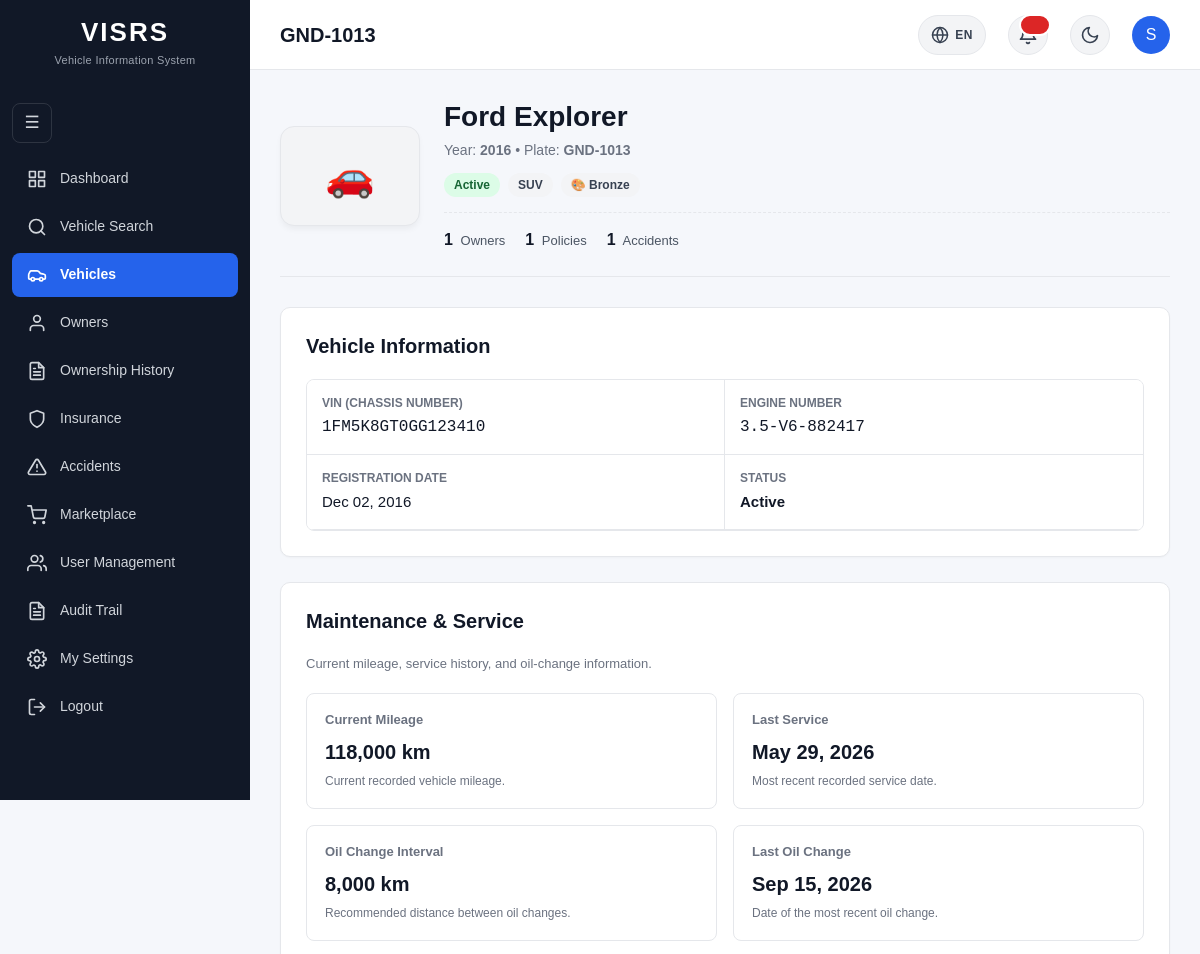
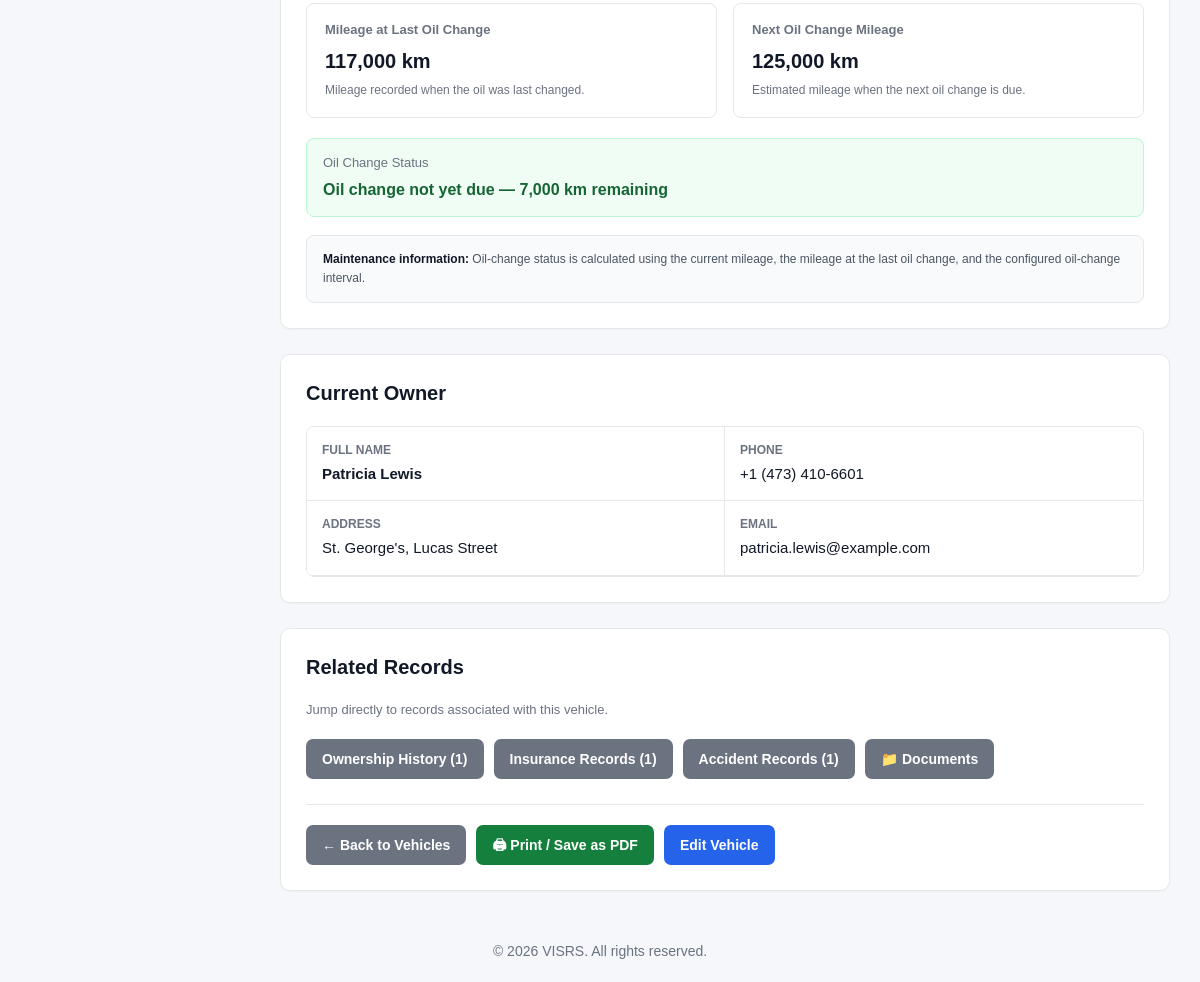
Screenshot of /vehicles/view.php?id=26 (signed in) with the database file from the repository (2 pictures, top to bottom).
### tables this page shows
CREATE TABLE `vehicles` (
  `VehicleID` int(11) NOT NULL,
  `PlateNumber` varchar(20) NOT NULL,
  `VIN` varchar(50) NOT NULL,
  `OwnerID` int(11) NOT NULL,
  `SellerID` int(11) DEFAULT NULL,
  `Make` varchar(100) NOT NULL,
  `Model` varchar(100) NOT NULL,
  `VehicleYear` year(4) NOT NULL,
  `Mileage` int(10) UNSIGNED DEFAULT NULL,
  `LastServiceDate` date DEFAULT NULL,
  `OilChangeIntervalKm` int(10) UNSIGNED DEFAULT NULL,
  `LastOilChangeDate` date DEFAULT NULL,
  `LastOilChangeMileage` int(10) UNSIGNED DEFAULT NULL,
  `Color` varchar(50) DEFAULT NULL,
  `VehicleType` varchar(50) DEFAULT NULL,
  `EngineNumber` varchar(100) DEFAULT NULL,
  `RegistrationDate` date DEFAULT NULL,
  `Status` enum('Active','Inactive','Stolen','Sold') NOT NULL DEFAULT 'Active',
  `CreatedAt` timestamp NOT NULL DEFAULT current_timestamp()
);

CREATE TABLE `owners` (
  `OwnerID` int(11) NOT NULL,
  `UserID` int(11) DEFAULT NULL,
  `FirstName` varchar(100) NOT NULL,
  `LastName` varchar(100) NOT NULL,
  `Address` varchar(255) DEFAULT NULL,
  `Phone` varchar(30) DEFAULT NULL,
  `Email` varchar(150) DEFAULT NULL,
  `CreatedAt` timestamp NOT NULL DEFAULT current_timestamp()
);

### vehicles/view.php (the view, shortened to what the rows shown need)
<?php
require_once __DIR__ . "/../includes/database.php";
require_once __DIR__ . "/../includes/functions.php";
$vehicleID = isset($_GET["id"])
    ? (int) $_GET["id"]
    : 0;
$stmt = $pdo->prepare("
    SELECT
        v.VehicleID,
        v.PlateNumber,
        v.VIN,
        v.OwnerID,
        v.SellerID,
        v.Make,
        v.Model,
        v.VehicleYear,
        v.Mileage,
        v.LastServiceDate,
        v.OilChangeIntervalKm,
        v.LastOilChangeDate,
        v.LastOilChangeMileage,
        v.Color,
        v.VehicleType,
        v.EngineNumber,
        v.RegistrationDate,
        v.Status,
        o.FirstName AS OwnerFirstName,
        o.LastName AS OwnerLastName,
        o.Address AS OwnerAddress,
        o.Phone AS OwnerPhone,
        o.Email AS OwnerEmail,
        o.UserID AS OwnerUserID
    FROM vehicles v
    INNER JOIN owners o
        ON v.OwnerID = o.OwnerID
    WHERE v.VehicleID = ?
    LIMIT 1
");
$stmt->execute([
    $vehicleID
]);
$vehicle = $stmt->fetch();
    ?>
        <?php
$currentMileage = $vehicle["Mileage"] !== null
    ? (int) $vehicle["Mileage"]
    : null;
$oilInterval = $vehicle["OilChangeIntervalKm"] !== null
    ? (int) $vehicle["OilChangeIntervalKm"]
    : null;
$lastOilMileage = $vehicle["LastOilChangeMileage"] !== null
    ? (int) $vehicle["LastOilChangeMileage"]
    : null;
$mileageUntilOilChange = null;
if (
    $currentMileage !== null &&
    $lastOilMileage !== null &&
    $oilInterval !== null &&
    $oilInterval > 0
) {
    $nextOilChangeMileage =
        $lastOilMileage + $oilInterval;
    $mileageUntilOilChange =
        $nextOilChangeMileage - $currentMileage;
}
$oilChangeStatus = "Not enough information";
if ($mileageUntilOilChange !== null) {
    if ($mileageUntilOilChange <= 0) {
        $oilChangeStatus =
            "Oil change due";
    } elseif ($mileageUntilOilChange <= 1000) {
        $oilChangeStatus =
            "Oil change approaching";
    } else {
        $oilChangeStatus =
            "Oil change not yet due";
    }
}
$statusClass = "status-inactive";
if ($vehicle["Status"] === "Active") $statusClass = "status-active";
require_once "../includes/head.php";
?>
<body>
<div class="layout">
    <?php
    include __DIR__ . "/../includes/sidebar.php";
    ?>
    <main class="main-content">
        <main class="content">
            <div class="profile-header">
                <div class="profile-info">
                    <h1><?= htmlspecialchars($vehicle["Make"] . " " . $vehicle["Model"]) ?></h1>
                    <p class="profile-meta">
                        Year: <strong><?= htmlspecialchars($vehicle["VehicleYear"]) ?></strong> &bull;
                        Plate: <strong><?= htmlspecialchars($vehicle["PlateNumber"]) ?></strong>
                    </p>
                    <div class="profile-tags">
                        <span class="status-badge <?= $statusClass ?>">
                            <?= htmlspecialchars($vehicle["Status"]) ?>
                        </span>
                        <?php if (!empty($vehicle["VehicleType"])): ?>
                            <span class="user-role user-role-default">
                                <?= htmlspecialchars($vehicle["VehicleType"]) ?>
                            </span>
                        <?php endif; ?>
                        <?php if (!empty($vehicle["Color"])): ?>
                            <span class="user-role user-role-default">
                                🎨 <?= htmlspecialchars($vehicle["Color"]) ?>
                            </span>
                        <?php endif; ?>
                    </div>
                    <div class="profile-quick-stats">
                        <div class="profile-stat">
                        </div>
                        <div class="profile-stat">
                        </div>
                        <div class="profile-stat">
                        </div>
                    </div>
                </div>
            </div>
            <section class="card">
                <h2>Vehicle Information</h2>
                <div class="detail-grid">
                    <div class="detail-item">
                        <span class="detail-label">VIN (Chassis Number)</span>
                        <div class="detail-value" style="font-family: monospace; font-size: 16px;">
                            <?= htmlspecialchars($vehicle["VIN"]) ?>
                        </div>
                    </div>
                    <div class="detail-item">
                        <span class="detail-label">Engine Number</span>
                        <div class="detail-value" style="font-family: monospace; font-size: 16px;">
                            <?= htmlspecialchars($vehicle["EngineNumber"] ?: "Not provided") ?>
                        </div>
                    </div>
                    <div class="detail-item">
                        <span class="detail-label">Registration Date</span>
                        <div class="detail-value">
                            <?= $vehicle["RegistrationDate"] ? htmlspecialchars(formatDate($vehicle["RegistrationDate"])) : "Not provided" ?>
                        </div>
                    </div>
                    <div class="detail-item">
                        <div class="detail-value">
                            <strong><?= htmlspecialchars($vehicle["Status"]) ?></strong>
                        </div>
                    </div>
                </div>
            </section>
            <section class="card maintenance-section">
                <h2>Maintenance & Service</h2>
                <div class="maintenance-grid">
                    <div class="maintenance-card">
                        <h3>Current Mileage</h3>
                        <div class="maintenance-card-value">
                            <?php if ($currentMileage !== null): ?>
                                <?= number_format($currentMileage) ?> km
                            <?php else: ?>
                                Not provided
                            <?php endif; ?>
                        </div>
                        <div class="maintenance-card-help">
                            Current recorded vehicle mileage.
                        </div>
                    </div>
                    <div class="maintenance-card">
                        <h3>Last Service</h3>
                        <div class="maintenance-card-value">
                            <?= $vehicle["LastServiceDate"]
                                ? htmlspecialchars(formatDate($vehicle["LastServiceDate"]))
                                : "Not provided"
                            ?>
                        </div>
                        <div class="maintenance-card-help">
                            Most recent recorded service date.
                        </div>
                    </div>
                    <div class="maintenance-card">
                        <h3>Oil Change Interval</h3>
                        <div class="maintenance-card-value">
                            <?php if ($oilInterval !== null): ?>
                                <?= number_format($oilInterval) ?> km
                            <?php else: ?>
                                Not provided
                            <?php endif; ?>
                        </div>
                        <div class="maintenance-card-help">
                            Recommended distance between oil changes.
                        </div>
                    </div>
                    <div class="maintenance-card">
                        <h3>Last Oil Change</h3>
                        <div class="maintenance-card-value">
                            <?= $vehicle["LastOilChangeDate"]
                                ? htmlspecialchars(formatDate($vehicle["LastOilChangeDate"]))
                                : "Not provided"
                            ?>
                        </div>
                        <div class="maintenance-card-help">
                            Date of the most recent oil change.
                        </div>
                    </div>
                    <div class="maintenance-card">
                        <h3>Mileage at Last Oil Change</h3>
                        <div class="maintenance-card-value">
                            <?php if ($lastOilMileage !== null): ?>
                                <?= number_format($lastOilMileage) ?> km
                            <?php else: ?>
                                Not provided
                            <?php endif; ?>
                        </div>
                        <div class="maintenance-card-help">
                            Mileage recorded when the oil was last changed.
                        </div>
                    </div>
                    <div class="maintenance-card">
                        <h3>Next Oil Change Mileage</h3>
                        <div class="maintenance-card-value">
                            <?php if ($lastOilMileage !== null && $oilInterval !== null && $oilInterval > 0): ?>
                                <?= number_format($lastOilMileage + $oilInterval) ?> km
                            <?php else: ?>
                                Not available
                            <?php endif; ?>
                        </div>
                        <div class="maintenance-card-help">
                            Estimated mileage when the next oil change is due.
                        </div>
                    </div>
                </div>
                <?php
                $oilStatusClass = "";
                if ($mileageUntilOilChange !== null) {
                    if ($mileageUntilOilChange <= 0) {
                        $oilStatusClass = "maintenance-status-due";
                    } elseif ($mileageUntilOilChange <= 1000) {
                        $oilStatusClass = "maintenance-status-warning";
                    } else {
                        $oilStatusClass = "maintenance-status-ok";
                    }
                }
                ?>
                <div class="maintenance-status <?= $oilStatusClass ?>">
                    <div class="maintenance-status-title">Oil Change Status</div>
                    <div class="maintenance-status-value">
                        <?= htmlspecialchars($oilChangeStatus) ?>
                        <?php if ($mileageUntilOilChange !== null && $mileageUntilOilChange > 0): ?>
                            — <?= number_format($mileageUntilOilChange) ?> km remaining
                        <?php endif; ?>
                    </div>
                </div>
            </section>
            <section class="card" style="margin-top:20px;">
                <h2>Current Owner</h2>
                <div class="detail-grid">
                    <div class="detail-item">
                        <div class="detail-value">
                            <strong><?= htmlspecialchars($vehicle["OwnerFirstName"] . " " . $vehicle["OwnerLastName"]) ?></strong>
                        </div>
                    </div>
                    <div class="detail-item">
                        <span class="detail-label">Phone</span>
                        <div class="detail-value">
                            <?= htmlspecialchars($vehicle["OwnerPhone"] ?: "Not provided") ?>
                        </div>
                    </div>
                    <div class="detail-item">
                        <span class="detail-label">Address</span>
                        <div class="detail-value">
                            <?= htmlspecialchars($vehicle["OwnerAddress"] ?: "Not provided") ?>
                        </div>
                    </div>
                    <div class="detail-item">
                        <span class="detail-label">Email</span>
                        <div class="detail-value">
                            <?= htmlspecialchars($vehicle["OwnerEmail"] ?: "Not provided") ?>
                        </div>
                    </div>
                </div>
            </section>
            <section class="card" style="margin-top:20px;">
                <h2>Related Records</h2>
            </section>
        </main>
    </main>
</div>
<?php include __DIR__ . "/../includes/footer.php"; ?>

### rows the page displays
vehicles: Make+Model "Ford Explorer", VehicleYear "2016", PlateNumber "GND-1013", Status "Active", VehicleType "SUV", Color "Bronze", VIN "1FM5K8GT0GG123410", EngineNumber "3.5-V6-882417", RegistrationDate "Dec 02, 2016", Mileage "118,000", LastServiceDate "May 29, 2026", OilChangeIntervalKm "8,000", LastOilChangeDate "Sep 15, 2026", LastOilChangeMileage "117,000", $lastOilMileage + $oilInterval "125,000", oilChangeStatus "Oil change not yet due", mileageUntilOilChange "7,000", OwnerID.LastName "Patricia Lewis", OwnerID.Phone "+1 (473) 410-6601", OwnerID.Address "St. George's, Lucas Street", OwnerID.Email "patricia.lewis@example.com"

### other values shown
$pageTitle "GND-1013"
substr($headerFirstName, 0, 1) "S"
$ownershipCount "1"
$insuranceCount "1"
$accidentCount "1"
